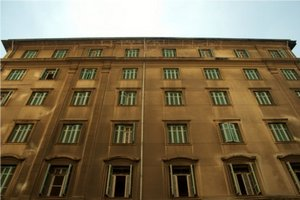
//> input picture experiment/opencv/1_CYJ/pic1.jpg, 300 x 200 px, given in place of the camera
$ ./Cam_houghlines   (built with g++ and OpenCV 4)
//> lines starting //> are read from the running program, lines starting //| are printed output that depends on the picture; after the words box and inside, x2 and y2 are one past the last pixel; in counts of white or black regions, pixels touching at a corner belong together
#include <iostream>
#include <opencv2/opencv.hpp>
#include <opencv2/highgui.hpp>
#include <opencv2/videoio.hpp>

using namespace cv;
using namespace std;

void help()
{
 cout << "\nThis program demonstrates line finding with the Hough transform.\n"
         "Usage:\n"
         "./houghlines <image_name>, Default is pic1.jpg\n" << endl;
}

int main()
{
  VideoCapture cap(0);
  Mat frame, dst, cdst;

  if(!cap.isOpened())
  {
    cout << "Could not open the input video.." << endl ;
    return -1;
  }

  while(1)
  {
    cap.read(frame);
//> frame is the input picture: 200 rows x 300 cols, CV_8UC3; mean B, G, R 79.4, 107.6, 124.2
    if(frame.empty())
    {
	cerr << "ERROR! blank frame grabbed\n" ;
	break;
    }
    Canny(frame, dst, 50, 200, 3);
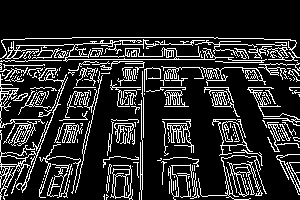
//> dst: 200 rows x 300 cols, CV_8UC1; 16.6% white in thin lines or dots, all inside (x1, y1, x2, y2) = (0, 37, 300, 200)
    cvtColor(dst, cdst, CV_GRAY2BGR);

#if 0
  vector<Vec2f> lines;
  HoughLines(dst, lines, 1, CV_PI/180, 200, 0, 0 );

  for( size_t i = 0; i < lines.size(); i++ )
  {
     float rho = lines[i][0], theta = lines[i][1];
     Point pt1, pt2;
     double a = cos(theta), b = sin(theta);
     double x0 = a*rho, y0 = b*rho;
     pt1.x = cvRound(x0 + 1000*(-b));
     pt1.y = cvRound(y0 + 1000*(a));
     pt2.x = cvRound(x0 - 1000*(-b));
     pt2.y = cvRound(y0 - 1000*(a));
     line( cdst, pt1, pt2, Scalar(0,0,255), 3, CV_AA);
  }

#else
  vector<Vec4i> lines;
  HoughLinesP(dst, lines, 1, CV_PI/180, 80, 30, 10 );
//> lines = 40 lines (x1, y1, x2, y2), first 8: [72, 37, 217, 37], [65, 59, 214, 59], [51, 56, 214, 56], [112, 44, 295, 44], [34, 87, 144, 87], [0, 119, 51, 119], [24, 106, 56, 106], [124, 67, 202, 67]
  for( size_t i = 0; i < lines.size(); i++ )
  {
    Vec4i l = lines[i];
    line( cdst, Point(l[0], l[1]), Point(l[2], l[3]), Scalar(0,0,255), 3, CV_AA);
  }
//> this loop made 40 passes
//> l on passes 1 to 12: [72, 37, 217, 37], [65, 59, 214, 59], [51, 56, 214, 56], [112, 44, 295, 44], [34, 87, 144, 87], [0, 119, 51, 119], [24, 106, 56, 106], [124, 67, 202, 67], [39, 80, 144, 80], [25, 38, 71, 38], [83, 43, 145, 42], [3, 70, 97, 70]
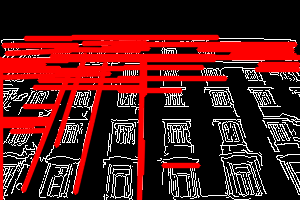
//> cdst: 200 rows x 300 cols, CV_8UC3; mean B, G, R 24.9, 24.9, 85.6

#endif
   imshow("source", frame);
   imshow("detected lines", cdst);

   if(waitKey(10)>= 0) break;
//> the Esc key is pressed
   }

   cap.release();
   destroyAllWindows();

   return 0;
}
